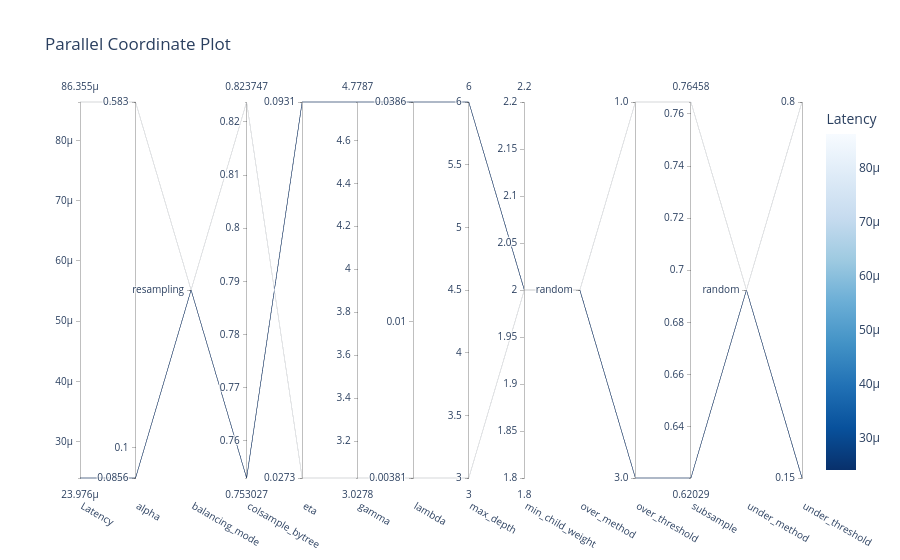

Notebook code cell kept with this figure:
### Markdown cell above
## Step 7.5d: Parallel Coordinates (Best Latency)

### Code cell
fig = optuna.visualization.plot_parallel_coordinate(study, target=lambda t: t.values[0], target_name="Latency")
fig = go.Figure(fig)
fig.update_layout(width=None, height=None, autosize=True)
fig.write_html(f"{output_folder}/xgb_parallel_coordinate_best_latency.html", full_html=True)
fig.write_image(f"{output_folder}/xgb_parallel_coordinate_best_latency.pdf", width=1920, height=1080)
fig.show()

### Figure 1 — Plotly figure (JSON) as saved in the notebook; plotly's stock layout.template omitted (floating-point values rounded to 4 significant figures)
{"data": [{"dimensions": [{"label": "Latency", "range": [2.398e-05, 8.635e-05], "values": [2.398e-05, 8.635e-05]}, {"label": "alpha", "range": [-1.068, -0.2344], "ticktext": ["0.0856", "0.1", "0.583"], "tickvals": [-1.068, -1, -0.2344], "values": [-1.068, -0.2344]}, {"label": "balancing_mode", "range": [0, 0], "ticktext": ["resampling"], "tickvals": [0], "values": [0, 0]}, {"label": "colsample_bytree", "range": [0.753, 0.8237], "values": [0.753, 0.8237]}, {"label": "eta", "range": [-1.563, -1.031], "ticktext": ["0.0273", "0.0931"], "tickvals": [-1.563, -1.031], "values": [-1.031, -1.563]}, {"label": "gamma", "range": [3.028, 4.779], "values": [4.779, 3.028]}, {"label": "lambda", "range": [-2.419, -1.413], "ticktext": ["0.00381", "0.01", "0.0386"], "tickvals": [-2.419, -2, -1.413], "values": [-1.413, -2.419]}, {"label": "max_depth", "range": [3, 6], "values": [6, 3]}, {"label": "min_child_weight", "range": [2, 2], "values": [2, 2]}, {"label": "over_method", "range": [0, 0], "ticktext": ["random"], "tickvals": [0], "values": [0, 0]}, {"label": "over_threshold", "range": [0, 1], "ticktext": ["3.0", "1.0"], "tickvals": [0, 1], "values": [0, 1]}, {"label": "subsample", "range": [0.6203, 0.7646], "values": [0.6203, 0.7646]}, {"label": "under_method", "range": [0, 0], "ticktext": ["random"], "tickvals": [0], "values": [0, 0]}, {"label": "under_threshold", "range": [0, 1], "ticktext": ["0.15", "0.8"], "tickvals": [0, 1], "values": [0, 1]}], "labelangle": 30, "labelside": "bottom", "line": {"color": [2.398e-05, 8.635e-05], "colorbar": {"title": {"text": "Latency"}}, "colorscale": [[0, "rgb(247,251,255)"], [0.125, "rgb(222,235,247)"], [0.25, "rgb(198,219,239)"], [0.375, "rgb(158,202,225)"], [0.5, "rgb(107,174,214)"], [0.625, "rgb(66,146,198)"], [0.75, "rgb(33,113,181)"], [0.875, "rgb(8,81,156)"], [1, "rgb(8,48,107)"]], "reversescale": true, "showscale": true}, "type": "parcoords"}], "layout": {"autosize": true, "title": {"text": "Parallel Coordinate Plot"}}}
